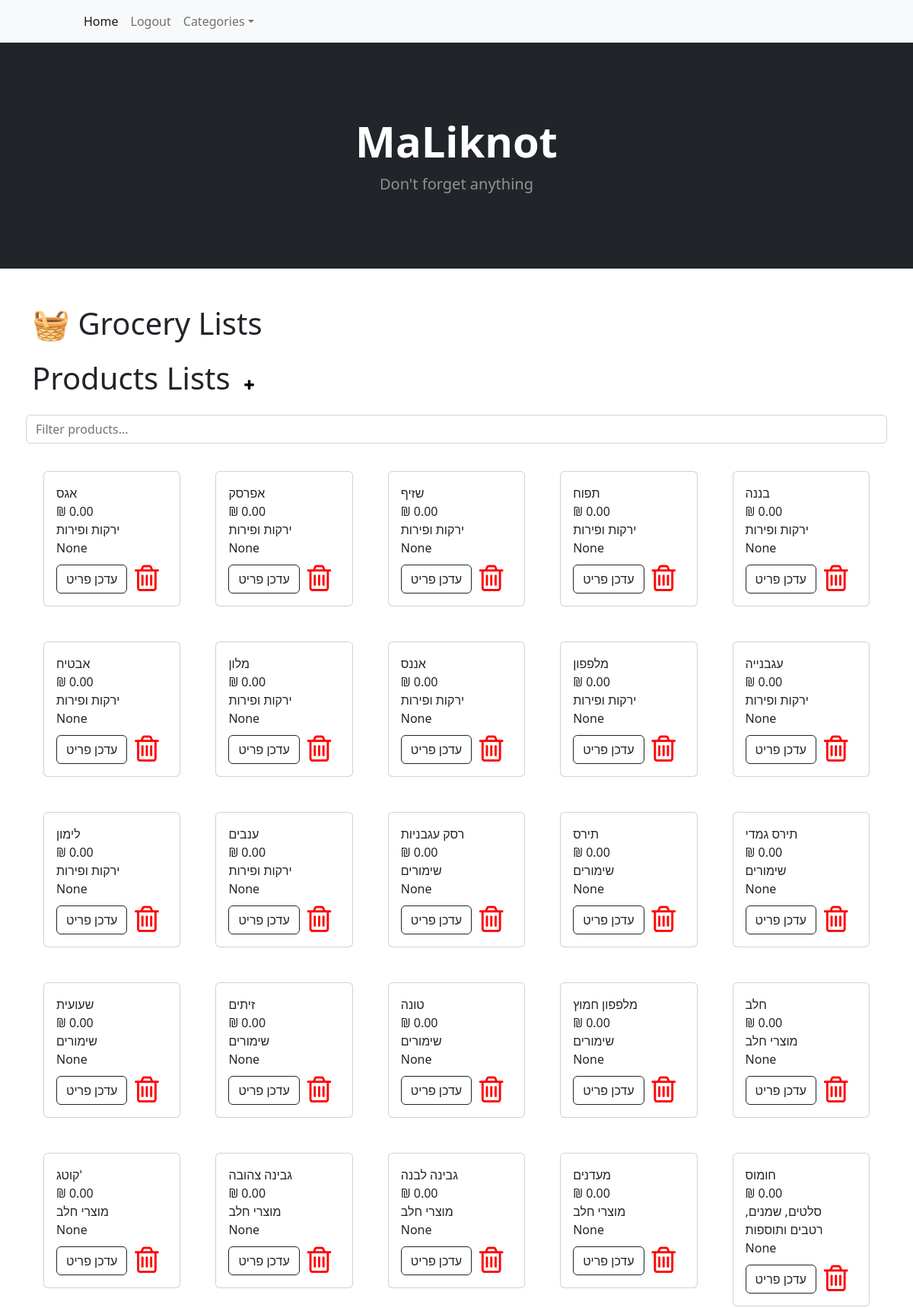
Screenshot of / (signed in, upper part) with the database file from the repository.
### tables this page shows
CREATE TABLE products (
        id INTEGER PRIMARY KEY AUTOINCREMENT,
        name TEXT NOT NULL,
        unit TEXT ,
        price REAL,
        category_id INTEGER,
        FOREIGN KEY (category_id) REFERENCES categories(id)
    );

CREATE TABLE categories (
        id INTEGER PRIMARY KEY AUTOINCREMENT,
        name TEXT UNIQUE NOT NULL
    );

### WebApp/app.py (the view, shortened to what this page needs)
@app.route("/", methods=["GET", "POST"])
def index():
    if flask_login.current_user.is_authenticated:
        logger.info(str(flask_login.current_user.get_dict()) + "Has Logged in")
        all_lists =  database_read(f"select * from lists order by id desc;")
        data = database_read(f"select p.*,cat.name as catName from products p left JOIN categories cat on category_id = cat.id")
        categories =  database_read(f"select * from categories order by name;")
        return render_template('index.html',user=flask_login.current_user,lists=all_lists, all_items=data,categories=categories)
    else:
        return redirect("/login")

### WebApp/HandelDB.py (called while the page is built)
def database_read(sql,data=None):
    connection = sqlite3.connect(database_filename)
    connection.row_factory = sqlite3.Row
    db = connection.cursor()
    if data:
         db.execute(sql, data)
    else:
         db.execute(sql)
    records = db.fetchall()
    rows = [dict(record) for record in records]
    db.close()
    connection.close()
    return rows

### WebApp/app.py (called while the page is built)
@app.context_processor
def inject_user():
    return dict(user=flask_login.current_user)

@login_manager.user_loader
def load_user(userid):
    users = database_read(f"select  * from accounts where userid='{userid}';")
    if len(users)!=1:
        return None
    else:
        user = User(users[0]['userid'],users[0]['email'],users[0]['name'])
        user.id = userid
        return user

@app.teardown_appcontext
def close_connection(exception):
    db = getattr(g, '_database', None)
    if db is not None:
        db.close()

@app.context_processor
def inject_collected_count():
    def get_collected_count(list_id=None):
        if list_id is None:
            return 0
        sql = f"SELECT COUNT(*) as count FROM product_in_list WHERE list_id = '{list_id}' AND collected = 1"
        result = database_read(sql)
        return result[0]['count'] if result else 0
    return dict(get_collected_count=get_collected_count)

@app.after_request
def add_header(response):
    if request.path.endswith('service-worker.js'):
        response.headers['Content-Type'] = 'application/javascript'
    if request.path.endswith('manifest.json'):
        response.headers['Content-Type'] = 'application/manifest+json'
    return response

    def get_dict(self):
        return{'userid': self.id,'email': self.email, 'name': self.name}

### WebApp/templates/index.html (shortened to what this page needs)
{% extends 'base.html' %}
{% block content %}
        <header class="bg-dark py-5">
            <div class="container px-4 px-lg-5 my-5">
                <div class="text-center text-white">
                    <h1 class="display-4 fw-bolder">MaLiknot</h1>
                    <p class="lead fw-normal text-white-50 mb-0">Don't forget anything</p>
                </div>
            </div>
        </header>
        <section class="py-5">
            <div class="container">
                <h1 class="mb-4">🧺 Grocery Lists</h1>
              </div>
            <div class="container container-box">
                <h1 class="mb-4" style="display: inline-block;"> Products Lists</h1>&nbsp;&nbsp;
                <button id="addnewbtn" class="add-btn" title="add new product" style="background: none;border: 0;" ><i id="addnewbtn2" class="fa fa-plus"></i></button>
                <div class="row row-cols-2 row-cols-sm-3 row-cols-md-4 row-cols-lg-5 g-3">
                    <input type="text" id="productFilter" style="margin-bottom: 5px;" class="form-control" placeholder="Filter products...">
                    {% for product in all_items%}
                    <div class="col">
                    <div class="card" style="margin: 15px;">
                    <div class="card-body">
                        <div class="card-title">{{ product['name'] }}
                            <div class="card-text">
                                   &#8362; {{ product['price'] or "0.00" }}
                                    <br>
                                    {{ product['catName'] }}
                                    <br>
                                    {{ product['unit'] }}
                                </div>
                            </div>
                            <div  class="">
                                <div  style="display: flex;" class="text-center"><a class="btn btn-outline-dark mt-auto" href="{{ url_for('edit_product', product_id= product['id']) }}">עדכן פריט</a>
                                    <span><i id="delproductbtn" class="fa fa-trash-o delprod" style="font-size: 40px;color: red;margin-left: 10px;"></i></span>
                                </div>
                            </div>
                        </div>
                    </div>
                </div>
                    {% endfor%}
            </div>
        </div>
        </section>
    {% endblock %}

### rows the page displays
products: name "אגס", product "0.00", catName "ירקות ופירות", unit "None"
products: name "אפרסק", product "0.00", catName "ירקות ופירות", unit "None"
products: name "שזיף", product "0.00", catName "ירקות ופירות", unit "None"
products: name "תפוח", product "0.00", catName "ירקות ופירות", unit "None"
products: name "בננה", product "0.00", catName "ירקות ופירות", unit "None"
products: name "אבטיח", product "0.00", catName "ירקות ופירות", unit "None"
products: name "מלון", product "0.00", catName "ירקות ופירות", unit "None"
products: name "אננס", product "0.00", catName "ירקות ופירות", unit "None"
products: name "מלפפון", product "0.00", catName "ירקות ופירות", unit "None"
products: name "עגבנייה", product "0.00", catName "ירקות ופירות", unit "None"
products: name "לימון", product "0.00", catName "ירקות ופירות", unit "None"
products: name "ענבים", product "0.00", catName "ירקות ופירות", unit "None"
products: name "רסק עגבניות", product "0.00", catName "שימורים", unit "None"
products: name "תירס", product "0.00", catName "שימורים", unit "None"
products: name "תירס גמדי", product "0.00", catName "שימורים", unit "None"
products: name "שעועית", product "0.00", catName "שימורים", unit "None"
products: name "זיתים", product "0.00", catName "שימורים", unit "None"
products: name "טונה", product "0.00", catName "שימורים", unit "None"
products: name "מלפפון חמוץ", product "0.00", catName "שימורים", unit "None"
products: name "חלב", product "0.00", catName "מוצרי חלב", unit "None"
products: name "קוטג'", product "0.00", catName "מוצרי חלב", unit "None"
products: name "גבינה צהובה", product "0.00", catName "מוצרי חלב", unit "None"
products: name "גבינה לבנה", product "0.00", catName "מוצרי חלב", unit "None"
products: name "מעדנים", product "0.00", catName "מוצרי חלב", unit "None"
products: name "חומוס", product "0.00", catName "סלטים, שמנים, רטבים ותוספות", unit "None"
